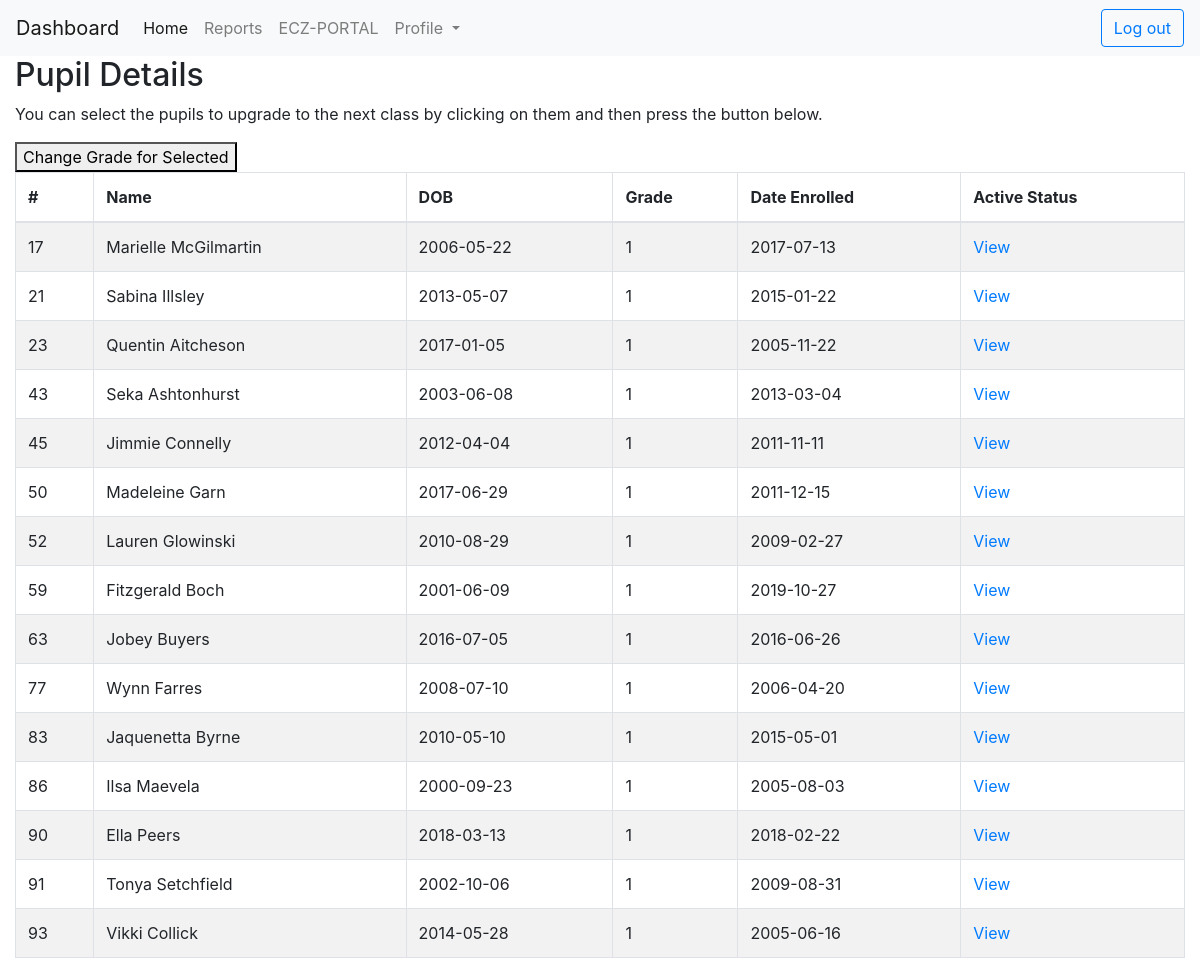
The page /teacher/move.php?grade=1 (signed in) on the database as committed earlier.
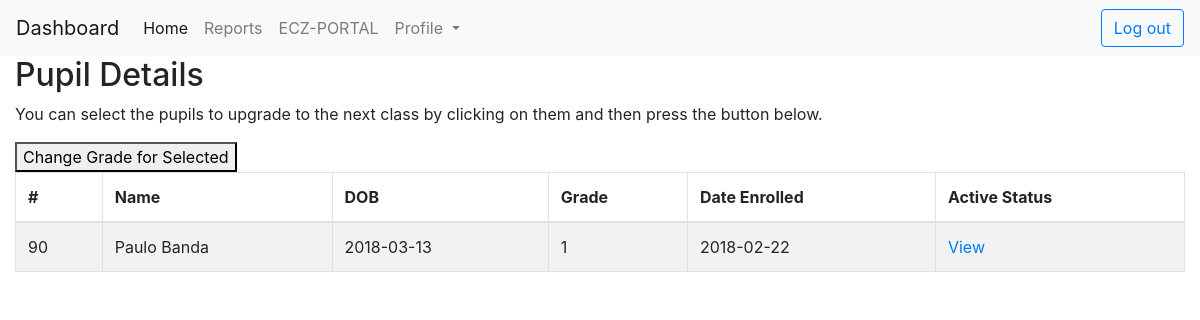
The same page on the database as committed later.
### tables this page shows
CREATE TABLE `pupil` (
  `pupilID` int(11) NOT NULL,
  `pupilName` varchar(50) NOT NULL,
  `parentID` int(11) NOT NULL,
  `dateOfBirth` varchar(10) NOT NULL,
  `grade` int(11) NOT NULL,
  `yearStarted` varchar(20) NOT NULL,
  `dateModified` date DEFAULT NULL,
  `activeStatus` varchar(20) DEFAULT 'active'
);

### teacher/move.php (the view, shortened to what this page needs)
<?php
    require_once "../includes/config.php";
    $gradeView = $_GET['grade'];
?>
<!DOCTYPE html>
<html lang="en">
<head>
    <link rel="stylesheet" href="https://cdn.datatables.net/1.10.20/css/jquery.dataTables.min.css">
</head>
<body>
        <?php
        require_once '../includes/navbar_header.php';
        ?>
    <div class="wrapper">
        <div class="container-fluid">
            <div class="row">
                <div class="col-md-12">
                    <div class="page-header clearfix">
                        <h2 class="pull-left">Pupil Details</h2>
                    </div>
                    <p>You can select the pupils to upgrade to the next class by clicking on them and then press the button below.</p>
                    <button id="button">Change Grade for Selected</button><br>
                    <?php
                    $sql = "SELECT * FROM pupil WHERE grade = '$gradeView'";
                    if($result = $mysqli->query($sql)){
                        if($result->num_rows > 0){
                            echo "<table id='myTable'  class='table table-bordered table-striped'>";
                                echo "<thead>";
                                    echo "<tr>";
                                        echo "<th>#</th>";
                                        echo "<th>Name</th>";
                                        echo "<th>DOB</th>";
                                        echo "<th>Grade</th>";
                                        echo "<th>Date Enrolled</th>";
                                        echo "<th>Active Status</th>";
                                    echo "</tr>";
                                echo "</thead>";
                                echo "<tbody>";
                                while($row = $result->fetch_array()){
                                    echo "<tr>";
                                        echo "<td>" . $row['pupilID'] . "</td>";
                                        echo "<td>" . $row['pupilName'] . "</td>";
                                        echo "<td>" . $row['dateOfBirth'] . "</td>";
                                        echo "<td>" . $row['grade'] . "</td>";
                                        echo "<td>" . $row['yearStarted'] . "</td>";
                                        echo "<td>";
                                            echo "<a href='activeStatus.php?id=". $row['pupilID'] ."' title='Move pupil' data-toggle='tooltip'><span class='glyphicon glyphicon-eye-open'></span> View</a>";
                                        echo "</td>";
                                    echo "</tr>";
                                }
                                echo "</tbody>";
                            echo "</table>";
                        } else{
                            echo "<p class='lead'><em>No records were found.</em></p>";
                        }
                    } else{
                        echo "ERROR: Could not able to execute $sql. " . $mysqli->error;
                    }
                    ?>
                </div>
            </div>
        </div>
    </div>
</body>
</html

Rows that differ between the two databases and show on the page:
no longer on this page (row edited): pupil: pupilID "17", pupilName "Marielle McGilmartin", dateOfBirth "2006-05-22", grade "1", yearStarted "2017-07-13"
removed pupil: pupilID "21", pupilName "Sabina Illsley", dateOfBirth "2013-05-07", grade "1", yearStarted "2015-01-22"
removed pupil: pupilID "23", pupilName "Quentin Aitcheson", dateOfBirth "2017-01-05", grade "1", yearStarted "2005-11-22"
no longer on this page (row edited): pupil: pupilID "43", pupilName "Seka Ashtonhurst", dateOfBirth "2003-06-08", grade "1", yearStarted "2013-03-04"
removed pupil: pupilID "45", pupilName "Jimmie Connelly", dateOfBirth "2012-04-04", grade "1", yearStarted "2011-11-11"
removed pupil: pupilID "50", pupilName "Madeleine Garn", dateOfBirth "2017-06-29", grade "1", yearStarted "2011-12-15"
removed pupil: pupilID "52", pupilName "Lauren Glowinski", dateOfBirth "2010-08-29", grade "1", yearStarted "2009-02-27"
no longer on this page (row edited): pupil: pupilID "59", pupilName "Fitzgerald Boch", dateOfBirth "2001-06-09", grade "1", yearStarted "2019-10-27"
removed pupil: pupilID "63", pupilName "Jobey Buyers", dateOfBirth "2016-07-05", grade "1", yearStarted "2016-06-26"
removed pupil: pupilID "77", pupilName "Wynn Farres", dateOfBirth "2008-07-10", grade "1", yearStarted "2006-04-20"
removed pupil: pupilID "83", pupilName "Jaquenetta Byrne", dateOfBirth "2010-05-10", grade "1", yearStarted "2015-05-01"
no longer on this page (row edited): pupil: pupilID "86", pupilName "Ilsa Maevela", dateOfBirth "2000-09-23", grade "1", yearStarted "2005-08-03"
removed pupil: pupilID "91", pupilName "Tonya Setchfield", dateOfBirth "2002-10-06", grade "1", yearStarted "2009-08-31"
removed pupil: pupilID "93", pupilName "Vikki Collick", dateOfBirth "2014-05-28", grade "1", yearStarted "2005-06-16"
changed pupil id 90: pupilName "Ella Peers" → "Paulo Banda"
